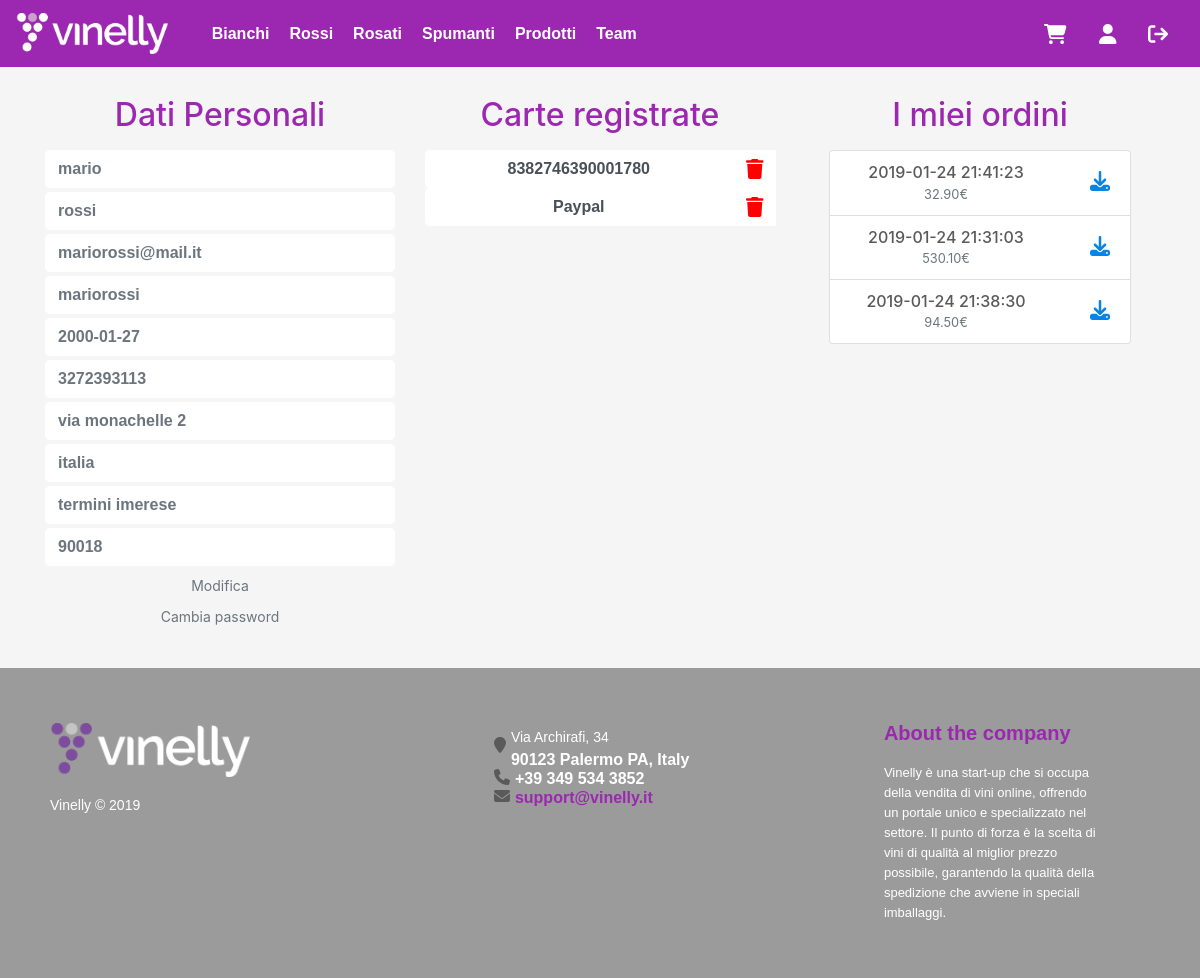
/pages/profile.php (signed in), run on the app's committed database.
### tables this page shows
CREATE TABLE `clienti` (
  `id` int(11) NOT NULL,
  `id_indirizzo` int(11) NOT NULL,
  `nome` varchar(50) NOT NULL,
  `cognome` varchar(50) NOT NULL,
  `email` varchar(50) NOT NULL,
  `username` varchar(50) NOT NULL,
  `numero_di_telefono` varchar(50) NOT NULL,
  `password` varchar(50) NOT NULL,
  `data_nascita` date NOT NULL,
  `domanda_sicurezza` varchar(50) NOT NULL,
  `risposta_sicurezza` varchar(50) NOT NULL,
  `edit` int(11) NOT NULL
);

CREATE TABLE `indirizzi` (
  `id` int(11) NOT NULL,
  `stato` varchar(50) NOT NULL,
  `citta` varchar(50) NOT NULL,
  `cap` varchar(5) NOT NULL,
  `via` varchar(50) NOT NULL
);

CREATE TABLE `carte` (
  `id` int(11) NOT NULL,
  `nome_proprietario` varchar(50) NOT NULL,
  `cognome_proprietario` varchar(50) NOT NULL,
  `codice` varchar(16) NOT NULL,
  `data_di_scadenza` date NOT NULL,
  `cvv` varchar(3) NOT NULL,
  `tipologia` varchar(50) NOT NULL
);

CREATE TABLE `fatture` (
  `id` int(11) NOT NULL,
  `id_indirizzo` int(11) NOT NULL,
  `id_ordine` int(11) NOT NULL,
  `nome` varchar(50) NOT NULL,
  `cognome` varchar(50) NOT NULL
);

CREATE TABLE `ordini` (
  `id` int(11) NOT NULL,
  `id_cliente` int(11) NOT NULL,
  `id_indirizzo_sped` int(11) NOT NULL,
  `id_carta` int(11) NOT NULL,
  `id_coupon` int(11) DEFAULT NULL,
  `id_corriere` int(11) NOT NULL,
  `data_acquisto` datetime NOT NULL,
  `costo_totale` double(15,2) DEFAULT NULL
);

### pages/profile.php (the view, shortened to what this page needs)
<!doctype html>
<html lang="it">
<head>
	<link href="../css/common.css" rel="stylesheet">
	<link href="../css/carousel.css" rel="stylesheet">
</head>
<body style="background-color: #f5f5f5">
	<?php
	include "header.php";
	include "session.php";
	$queryUser = "SELECT * FROM clienti WHERE username = '" . $_SESSION['user'] . "'";
	$resultUser = mysqli_query($db, $queryUser);
	$user = mysqli_fetch_array($resultUser, MYSQLI_ASSOC);
	$queryIndirizzo = "SELECT * FROM indirizzi WHERE id = '" . $user['id_indirizzo'] . "'";
	$resultIndirizzo = mysqli_query($db, $queryIndirizzo);
	$address = mysqli_fetch_array($resultIndirizzo, MYSQLI_ASSOC);
	$queryCarte = "SELECT carte.codice AS codiceCarta FROM carte, cliente_carta WHERE cliente_carta.id_carta = carte.id AND cliente_carta.id_cliente = " . $user['id'];
	$resultCarte = mysqli_query($db, $queryCarte);
	$queryOrdini = "SELECT data_acquisto, fatture.id AS id_fattura, costo_totale FROM ordini JOIN fatture ON ordini.id = fatture.id_ordine WHERE id_cliente = " . $user['id'];
	$resultOrdini = mysqli_query($db, $queryOrdini);
	?>
	<main role="main">
		<div class="container marketing mt-5 pt-5">
			<div class="row">
				<div class="col-lg-4 text-center">
					<h2 class="mb-3 text-purple" style="font-weight: 550">Dati Personali</h2>
					<?php if ($_GET['editData'] != 'true') { ?>
						<input type="text" id="inputName" name="name" class="form-control mb-1 bg-white" placeholder="<?= $user['nome'] ?>" required autofocus disabled>
						<input type="text" id="inputSurname" name="surname" class="form-control mb-1 bg-white" placeholder="<?= $user['cognome'] ?>" required autofocus disabled>
						<input type="email" id="inputEmail" name="email" class="form-control mb-1 bg-white" placeholder="<?= $user['email'] ?>" required autofocus disabled>
						<input type="text" id="inputUsername" name="username" class="form-control mb-1 bg-white" placeholder="<?= $user['username'] ?>" required autofocus disabled>
						<input type="text" id="inputDate" name="date" class="form-control mb-1 bg-white" placeholder="<?= $user['data_nascita'] ?>" required autofocus disabled>
						<input type="text" id="inputNumber" name="number" class="form-control mb-1 bg-white" placeholder="<?= $user['numero_di_telefono'] ?>" required autofocus disabled>
						<input type="text" id="inputAddress" name="address" class="form-control mb-1 bg-white" placeholder="<?= $address['via'] ?>" required autofocus disabled>
						<input type="text" id="inputState" name="state" class="form-control mb-1 bg-white" placeholder="<?= $address['stato'] ?>" autofocus disabled>
						<input type="text" id="inputCity" name="city" class="form-control mb-1 bg-white" placeholder="<?= $address['citta'] ?>" required autofocus disabled>
						<input type="text" id="inputCAP" name="CAP" class="form-control mb-1 bg-white" placeholder="<?= $address['cap'] ?>" required autofocus disabled>
						<a href="profile.php?editData=true"><button type="button" class="btn btn-sm btn-outline-secondary">Modifica</button></a>
					<?php } ?>
					<?php if ($_GET['change'] != 'psw') { ?>
						<a href="profile.php?change=psw">
							<p><button type="submit" class="btn btn-sm btn-outline-secondary">Cambia password</button></p>
						</a>
					<?php } ?>
				</div>
				<div class="col-lg-4 text-center">
					<h2 class="mb-3 text-purple" style="font-weight: 550">Carte registrate</h2>
					<?php if (mysqli_num_rows($resultCarte) != 0) {
						$count = mysqli_num_rows($resultCarte);
						$i = 0;
						while ($i < $count) {
							$card = mysqli_fetch_array($resultCarte, MYSQLI_ASSOC);
					?>
							<form method="POST" action="remove_card.php">
								<div class="input-group">
									<?php if ($card['codiceCarta'] == NULL) { ?>
										<input type="text" id="inputCard" class="form-control bg-white text-center" value="Paypal" required autofocus disabled>
									<?php } else { ?>
										<input type="text" id="inputCard" class="form-control bg-white text-center" value="<?= $card['codiceCarta'] ?>" required autofocus disabled>
									<?php } ?>
									<div class="input-group-prepend">
										<button type="submit" name="submit_card" class="btn btn-outline-success my-2 my-sm-0 ml-1n bg-white">
											<i class="fa fa-lg fa-trash text-red"></i>
										</button>
									</div>
								</div>
							</form>
						<?php
							$i++;
						}
					} else { ?>
						<h5 class="mb-3 font-weight-normal text-dark">Nessuna carta registrata</h5>
					<?php } ?>
				</div>
				<div class="col-lg-4 text-center">
					<h2 class="mb-3 text-purple text-center" style="font-weight: 550">I miei ordini</h2>
					<ul class="list-group mr-4 ml-4">
						<?php
						if (mysqli_num_rows($resultOrdini) > 0) {
							while ($ordine = mysqli_fetch_array($resultOrdini, MYSQLI_ASSOC)) { ?>
								<li class="list-group-item d-flex justify-content-between" style="line-height: 1.25;">
									<div class="mr-5 div-shop">
										<h6 class="my-0"><?= $ordine['data_acquisto'] ?></h6>
										<small class="text-muted"><?= $ordine['costo_totale'] ?>€</small>
									</div>
									<a class="mt-2" href="/<?= "../site/pages/generate_invoice.php?id_fattura=" . $ordine['id_fattura'] ?>" target="_blank"><i class="fa fa-lg fa-download text-blue"><button class="btn btn-outline-success"></button></i></a>
								</li>
							<?php
							}
						} else { ?>
							<h5 class="mb-3 font-weight-normal text-dark">Nessun ordine effettuato</h5>
						<?php } ?>
					</ul>
				</div>
			</div>
		</div>
	</main>
	<?php
	include "footer.php";
	?>
</body>
</html>

### css/carousel.css (style rules this page uses)
body { color: #5a5a5a; }
.marketing h2 { font-weight: 400; }

### data on the page
clienti: name "mario", surname "rossi", email "mariorossi@mail.it", username "mariorossi", date "2000-01-27", number "3272393113"
indirizzi: address "via monachelle 2", state "italia", city "termini imerese", CAP "90018"
carte: codice "8382746390001780"
fatture: id_ordine.data_acquisto "2019-01-24 21:41:23", id_ordine.costo_totale "32.90"
fatture: id_ordine.data_acquisto "2019-01-24 21:31:03", id_ordine.costo_totale "530.10"
fatture: id_ordine.data_acquisto "2019-01-24 21:38:30", id_ordine.costo_totale "94.50"
